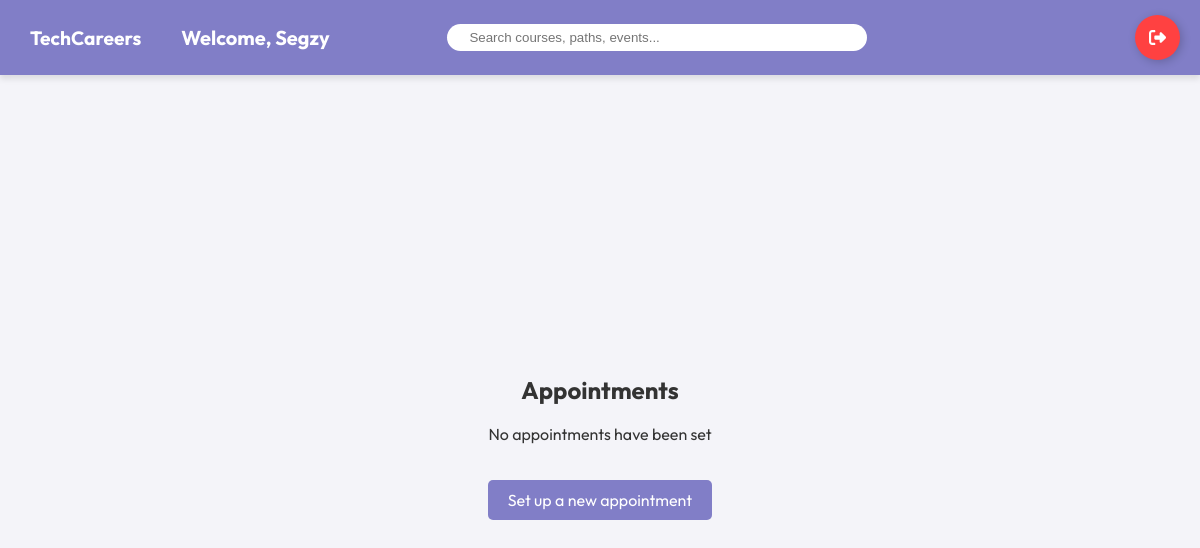
The app's page /Dashboard/appointments.php (signed in), older data.
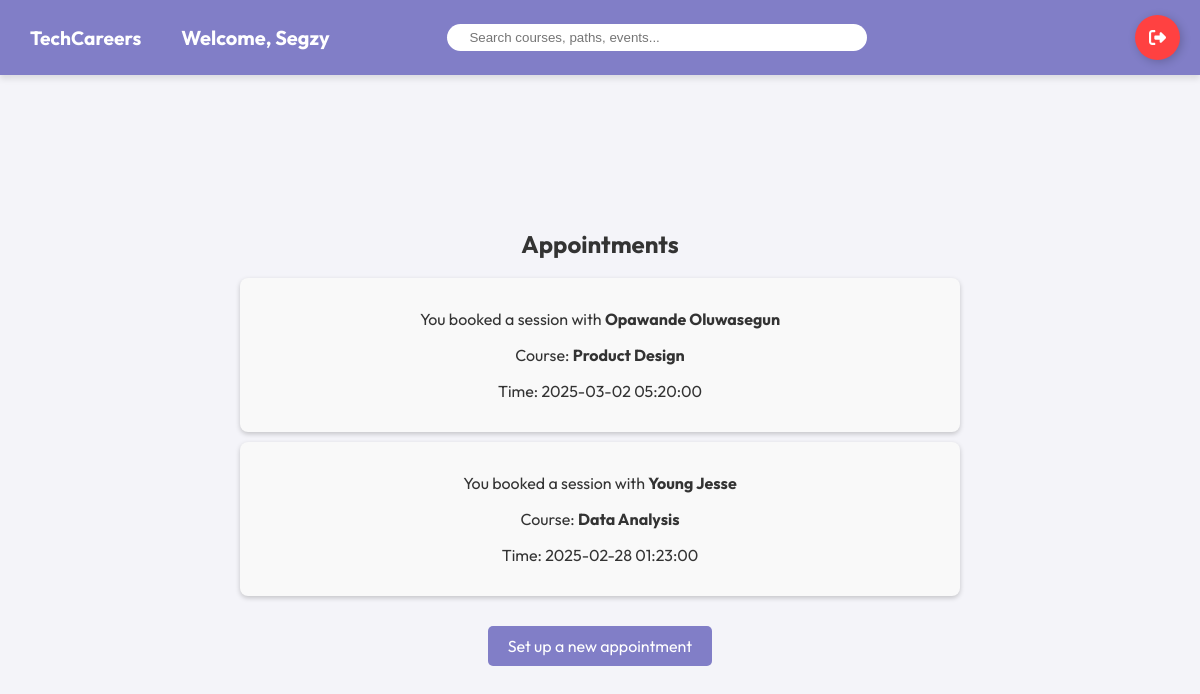
The same page, newer data.
### tables this page shows
CREATE TABLE `student` (
  `student_id` int(11) NOT NULL,
  `name` varchar(100) DEFAULT NULL,
  `age` int(11) DEFAULT NULL,
  `gender` varchar(10) DEFAULT NULL,
  `university_email` varchar(100) DEFAULT NULL,
  `email` varchar(100) DEFAULT NULL,
  `phone` varchar(15) DEFAULT NULL,
  `password` varchar(255) NOT NULL,
  `role` varchar(11) NOT NULL
);

CREATE TABLE `appointments` (
  `id` int(11) NOT NULL,
  `student_id` int(11) NOT NULL,
  `instructor_id` int(11) NOT NULL,
  `course_id` int(11) NOT NULL,
  `appointment_time` datetime NOT NULL
);

CREATE TABLE `instructors` (
  `id` int(11) NOT NULL,
  `name` varchar(255) NOT NULL,
  `phone` varchar(20) NOT NULL,
  `email` varchar(255) NOT NULL
);

CREATE TABLE `courses` (
  `id` int(11) NOT NULL,
  `course_name` varchar(255) NOT NULL,
  `course_image` varchar(255) NOT NULL
);

### Dashboard/appointments.php (the view, shortened to what this page needs)
<?php
require_once '../LoginPage/conn.php';
$username = $_SESSION['name'];
$stmt = $conn->prepare("SELECT name FROM student WHERE name = ?");
$stmt->bind_param("s", $username);
$stmt->execute();
$result = $stmt->get_result();
if ($result->num_rows === 1) {
    $student = $result->fetch_assoc();
} else {
    session_destroy();
    header("Location: ../LoginPage/index.php?error=" . urlencode("Session expired. Please log in again."));
    exit();
}
$student_name = $_SESSION['name'];
$query = "SELECT i.name AS instructor_name, c.course_name, a.appointment_time
          FROM appointments a
          JOIN student s ON a.student_id = s.student_id
          JOIN instructors i ON a.instructor_id = i.id
          JOIN courses c ON a.course_id = c.id
          WHERE s.name = ?";
$stmt = $conn->prepare($query);
$stmt->bind_param("s", $student_name);
$stmt->execute();
$result = $stmt->get_result();
?>
<!DOCTYPE html>
<html lang="en">
<head>
    <link rel="stylesheet" href="../css/userstyle.css">
</head>
<body>
    <?php include 'menu-bar.php'; ?>
    <div class="appointments-container">
        <h2>Appointments</h2>
        <?php if ($result->num_rows > 0): ?>
            <?php while ($row = $result->fetch_assoc()): ?>
                <div class="appointment-card">
                    <p>You booked a session with <strong><?php echo htmlspecialchars($row['instructor_name']); ?></strong></p>
                    <p>Course: <strong><?php echo htmlspecialchars($row['course_name']); ?></strong></p>
                    <p>Time: <?php echo htmlspecialchars($row['appointment_time']); ?></p>
                </div>
            <?php endwhile; ?>
        <?php else: ?>
            <p>No appointments have been set</p>
        <?php endif; ?>
        <a href="set_appointment.php" class="set-appointment-btn">Set up a new appointment</a>
    </div>
</body>
</html>

### Dashboard/menu-bar.php (shortened to what this page needs)
<div class="header" style="background-color: #817ec7;">
        <div class="header-left">
            <a href="main.php" style="text-decoration: none">
            <div class="brand-logo">
                    <span>TechCareers</span>
                </div>
            </a>
            <h2>Welcome, <?php echo isset($student['name']) ? htmlspecialchars($student['name']) : 'Guest'; ?></h2>
        </div>
        <div class="search-container">
            <input type="text" placeholder="Search courses, paths, events...">
        </div>
        <div class="header-right">
            <div class="header-icons">
                <a href="main.php">
                    <div class="icon-wrapper" data-tooltip="Dashboard">
                    </div>
                </a>
                <a href="paths.php">
                    <div class="icon-wrapper" data-tooltip="Career Paths">
                    </div>
                </a>
                <a href="updates.php">
                    <div class="icon-wrapper" data-tooltip="Tech Updates">
                    </div>
                </a>
                <a href="appointments.php">
                    <div class="icon-wrapper" data-tooltip="Consultation Sessions">
                    </div>
                </a>
                <a href="profile.php">
                    <div class="icon-wrapper" data-tooltip="Profile Settings">
                    </div>
                </a>
            </div>
            <div style="width: 7.5%">
                <a href="logout.php">
                    <button class="Btn" href="logout.php">
                        <div class="sign"></div>
                    </button>
                </a>
            </div>
        </div>
     </div>

### css/userstyle.css (style rules this page uses)
body { margin: 0; font-family: "Outfit", serif; background-color: #f4f4f9; color: #333; display: flex; flex-direction: column; height: 100vh; overflow: hidden; }
a { text-decoration: none; }
.header { display: flex; justify-content: space-between; align-items: center; padding: 15px 20px; color: white; box-shadow: 0 4px 6px rgba(0, 0, 0, 0.1); flex-wrap: wrap; }
.header-left { display: flex; align-items: center; gap: 20px; flex-wrap: wrap; }
.brand-logo { display: flex; align-items: center; gap: 10px; color: white; font-size: 1.2rem; font-weight: bold; margin-right: 20px; }
.header-right { display: flex; align-items: center; gap: 20px; flex-wrap: wrap; }
.header-icons { display: flex; align-items: center; gap: 15px; }
.header-icons a { text-decoration: none; color: white; }
.icon-wrapper { position: relative; cursor: pointer; padding: 8px; border-radius: 50%; transition: background-color 0.3s ease; }
.icon-wrapper::after { content: attr(data-tooltip); position: absolute; bottom: -35px; left: 50%; transform: translateX(-50%); background-color: #2c3e50; color: white; padding: 5px 10px; border-radius: 4px; white-space: nowrap; font-size: 0.8rem; opacity: 0; visibility: hidden; transition: opacity 0.3s, visibility 0.3s; z-index: 10; }
.search-container { display: flex; align-items: center; background-color: white; border-radius: 20px; padding: 5px 10px; margin-left: 10px; flex-grow: 1; max-width: 400px; }
.search-container input { border: none; outline: none; flex-grow: 1; margin-left: 10px; }
.header h2 { margin: 0; font-size: 1.25rem; }
.Btn { display: flex; align-items: center; justify-content: flex-start; width: 45px; height: 45px; border: none; border-radius: 50%; cursor: pointer; position: relative; overflow: hidden; transition-duration: .3s; box-shadow: 2px 2px 10px rgba(0, 0, 0, 0.199); background-color: rgb(255, 65, 65); }
.sign { width: 100%; transition-duration: .3s; display: flex; align-items: center; justify-content: center; }
.sign svg { width: 17px; }

### Dashboard/appointments.php (style rules this page uses)
.appointments-container { width: 60%; margin: auto; text-align: center; padding: 20px; }
.appointment-card { background: #f9f9f9; padding: 15px; margin-bottom: 10px; border-radius: 8px; box-shadow: 0px 2px 5px rgba(0,0,0,0.2); }
.set-appointment-btn { display: inline-block; padding: 10px 20px; background: #817ec7; color: white; text-decoration: none; border-radius: 5px; margin-top: 20px; }

Row changes from the older to the newer data that the page shows:
added appointments: instructor.name "Opawande Oluwasegun", course.course_name "Product Design", appointment_time "2025-03-02 05:20:00"
added appointments: instructor.name "Young Jesse", course.course_name "Data Analysis", appointment_time "2025-02-28 01:23:00"
Text that changed along with them:
text no longer shown: "No appointments have been set"
